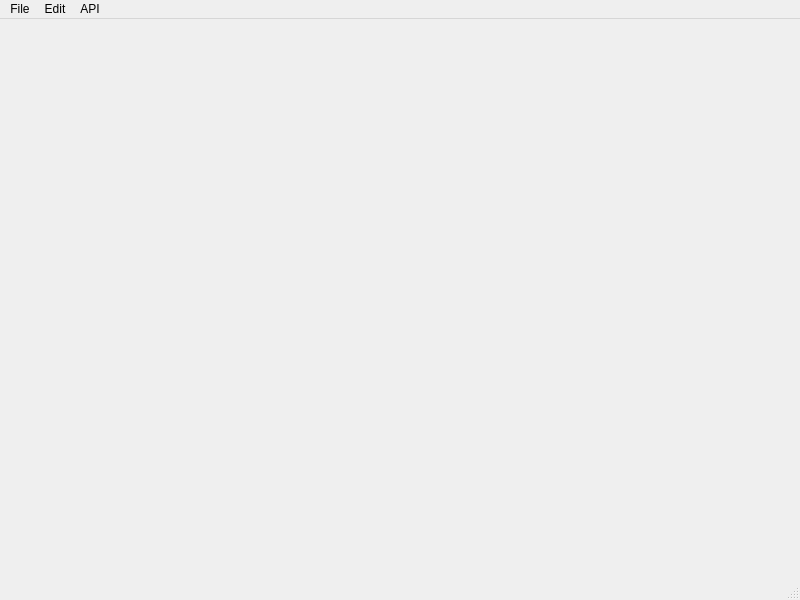
<?xml version="1.0" encoding="UTF-8"?>
<ui version="4.0">
 <class>MainWindow</class>
 <widget class="QMainWindow" name="MainWindow">
  <property name="geometry">
   <rect>
    <x>0</x>
    <y>0</y>
    <width>800</width>
    <height>600</height>
   </rect>
  </property>
  <property name="windowTitle">
   <string>MainWindow</string>
  </property>
  <widget class="QWidget" name="centralwidget"/>
  <widget class="QMenuBar" name="menubar">
   <property name="geometry">
    <rect>
     <x>0</x>
     <y>0</y>
     <width>800</width>
     <height>26</height>
    </rect>
   </property>
   <widget class="QMenu" name="menuFile">
    <property name="title">
     <string>File</string>
    </property>
   </widget>
   <widget class="QMenu" name="menuEdit">
    <property name="title">
     <string>Edit</string>
    </property>
   </widget>
   <widget class="QMenu" name="menuAPI">
    <property name="title">
     <string>API</string>
    </property>
    <addaction name="actionRun_API"/>
    <addaction name="actionSettings"/>
   </widget>
   <addaction name="menuFile"/>
   <addaction name="menuEdit"/>
   <addaction name="menuAPI"/>
  </widget>
  <widget class="QStatusBar" name="statusbar"/>
  <action name="actionRun_API">
   <property name="text">
    <string>Run</string>
   </property>
  </action>
  <action name="actionSettings">
   <property name="text">
    <string>Settings</string>
   </property>
  </action>
 </widget>
 <resources/>
 <connections/>
</ui>
